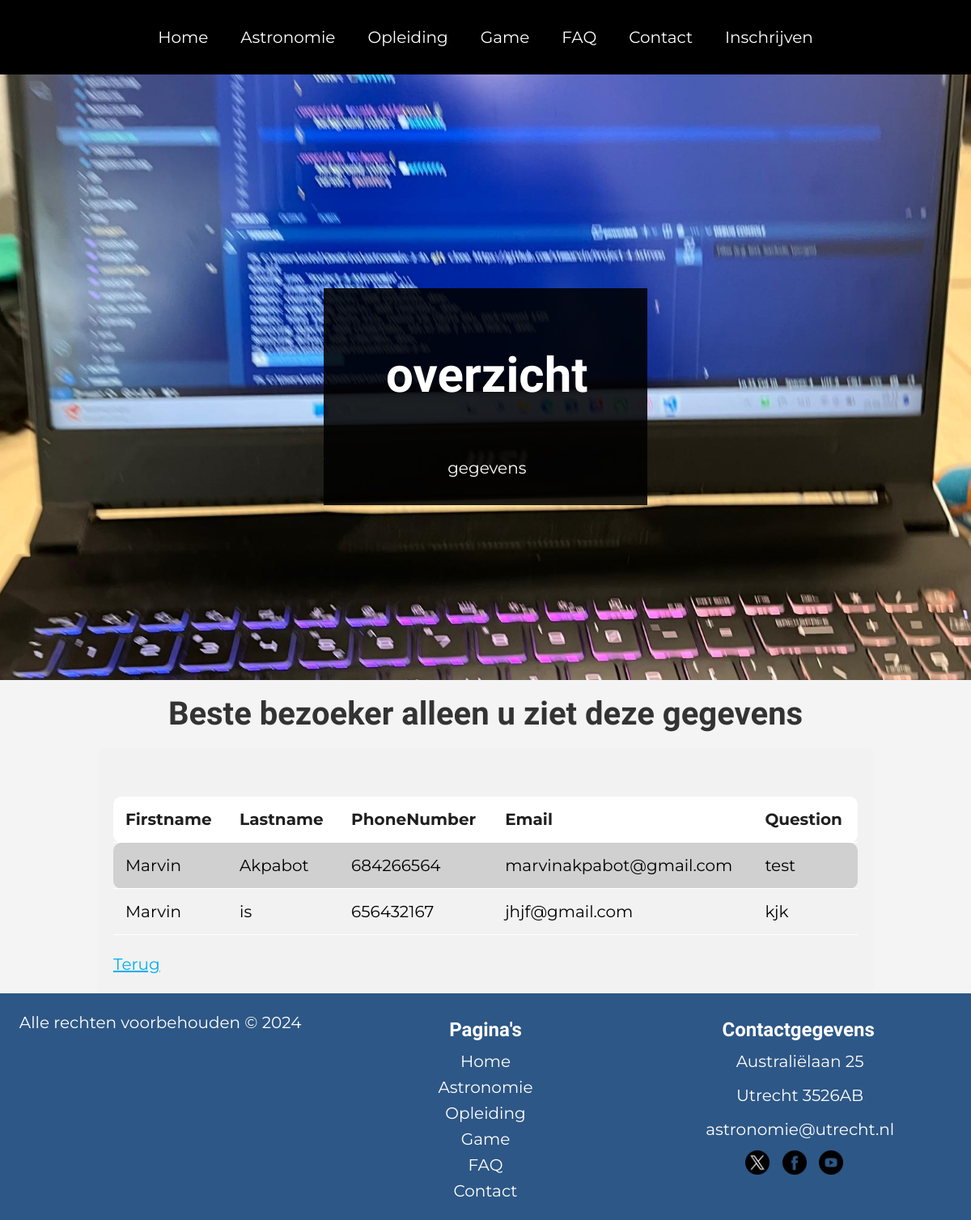
The app's page /Inloggen/overzicht.php with its own data.
### tables this page shows
CREATE TABLE IF NOT EXISTS `contact` (
  `id` tinyint NOT NULL AUTO_INCREMENT,
  `Firstname` varchar(100) NOT NULL,
  `Lastname` varchar(100) NOT NULL,
  `PhoneNumber` int NOT NULL,
  `Email` varchar(100) NOT NULL,
  `Question` varchar(200) NOT NULL,
  PRIMARY KEY (`id`)
);

### Inloggen/overzicht.php (the view, shortened to what this page needs)
<?php
include('../config/config.php');
$dsn = "mysql:host=$dbHost;
        dbname=$dbName;
        charset=UTF8";
$pdo = new PDO($dsn, $dbUser, $dbPass);
$sql = "SELECT id
                ,Firstname
                ,Lastname
                ,PhoneNumber
                ,Email
                ,Question
         FROM contact
         ORDER BY id asc";
$statement = $pdo->prepare($sql);
$statement->execute();
$result = $statement->fetchAll(PDO::FETCH_OBJ);
$tableRows = "";
 foreach ($result as $row) {
     $tableRows .= "<tr>
                        <td>$row->Firstname</td>
                        <td>$row->Lastname</td>
                        <td>$row->PhoneNumber</td>
                        <td>$row->Email</td>
                        <td>$row->Question</td>
                    </tr>";
 }
?>
<!DOCTYPE html>
<html lang="en">
<head>
    <link rel="stylesheet" href="../css/main.css" />
    <link rel="stylesheet" href="../css/overzicht.css">
</head>
<body>
    <main>
<header>
    <nav>
      <div class="container row jc-center">
        <div class="main-menu">
          <ul>
            <li><a href="../index.php">Home</a></li>
            <li><a href="../Astronomie/astronomie.php">Astronomie</a></li>
            <li><a href="../Opleiding/opleiding.php">Opleiding</a></li>
            <li><a href="../gamePagina/game.php">Game</a></li>
            <li><a href="../FAQ/faq.php">FAQ</a></li>
            <li><a href="../ContactP/contact.php">Contact</a></li>
            <li><a href="../Inloggen/inlog.php">Inschrijven</a></li>
          </ul>
        </div>
      </div>
    </nav>
    </header>
    <div id="banner">
      <div class="content text-center">
        <h1>
        overzicht
        </h1>
        <p>gegevens </p>
      </div>
    </div>
  <h3>Beste bezoeker alleen u ziet deze gegevens </h3>
    <section class="overzicht">
    <table class="table table-dark table-striped">
            <table class="">
                <tr>
                    <th>Firstname</th>
                    <th>Lastname</th>
                    <th>PhoneNumber</th>
                    <th>Email</th>
                    <th>Question</th>
                </tr>
                <?php echo $tableRows; ?>
            </table>
            <a href="../index.php">Terug</a>
    </section>
    </main>
    <footer class="footer">
    <div class="rechten">
      <p>Alle rechten voorbehouden © 2024</p>
      </div>
      <div class="footer-column">
      <h3>Pagina's</h3>
      <a href="index.php">Home</a><br>
      <a href="Astronomie/astronomie.php">Astronomie</a><br>
      <a href="Opleiding/opleiding.php">Opleiding</a><br>
      <a href="gamePagina/game.php">Game</a><br>
      <a href="FAQ/faq.php">FAQ</a><br>
      <a href="ContactP/contact.php">Contact</a><br>
    </div>
  <div class="footer-column">
    <h3>Contactgegevens</h3>
    <p>Australiëlaan 25</p>
    <p>Utrecht 3526AB</p>
    <p><a href="mailto:astronomie@utrecht.nl">astronomie@utrecht.nl</a></p>
    <div class="social-media-links">
      <a href="https://twitter.com/utrecht" class="social-media-link" id="twitter">
        <img src="../img/twitter.png" alt="Twitter">
      </a>
      <a href="https://www.facebook.com/utrecht" class="social-media-link" id="facebook">
        <img src="../img/facebook.png" alt="Facebook">
      </a>
      <a href="https://www.youtube.com/utrecht" class="social-media-link" id="youtube">
        <img src="../img/youtube.png" alt="YouTube">
      </a>
    </div>
  </div>
</footer>
</body>
</html>

### css/main.css (style rules this page uses)
body { font-family: "Montserrat", sans-serif; background-color: #f4f4f4; color: #333; font-family: "Montserrat", sans-serif; line-height: 1.55em; overflow-x: hidden; }
body * { box-sizing: border-box; }
html, body { width: 100%; min-height: 100%; margin: 0; font-size: 20px; }
h1 { padding-inline-start: 1%; }
h2, h3, h4, h5, h6 { margin: 0.5em 0; font-family: "Barlow Condensed", sans-serif; line-height: 1.1em; }
h1 { font-size: 3em; }
h3 { font-size: 2em; }
p { margin: 0.5em 0; padding-left: 1%; }
img { max-width: 100%; max-height: 100%; }
section { position: relative; padding: 2rem 0; }
a { color: #00aeef; transition: color 0.2s ease-in-out; }
footer { background-color: #666; color: #fff; }
.text-center { text-align: center; }
nav { position: fixed; top: 0; left: 0; width: 100%; background-color: #000; z-index: 3; }
nav ul { display: flex; padding: 0; margin: 0.5rem; }
nav ul li { display: flex; position: relative; }
nav ul li a { display: inline-block; padding: 1rem; color: #fff; }
nav .main-menu ul > li > a { text-decoration: none; }
#banner { display: flex; justify-content: center; align-items: center; position: relative; width: 100%; height: 100vh; min-height: fit-content; padding: clamp(5rem, 20vh, 15rem) clamp(1rem, 5vw, 5rem) clamp(1rem, 5vw, 5rem); }
#banner .content { display: flex; width: clamp(20rem, 20vw, 100%); height: fit-content; flex-direction: column; padding: 1rem; background-color: rgba(0, 0, 0, 0.8666666667); color: #fff; z-index: 2; }
.container { width: 100%; margin: 0 auto; }
@media screen and (min-width: 576px) { .container { width: 476px; } }
@media screen and (min-width: 768px) { .container { width: 668px; } }
@media screen and (min-width: 992px) { .container { width: 892px; } }
@media screen and (min-width: 1200px) { .container { width: 1100px; } }
.row, .col, [class^=col-], [class*=" col-"], .inner { display: flex; }
.row { flex-direction: row; flex-wrap: wrap; align-items: flex-start; }
.jc-center { justify-content: center !important; }
body { font-family: "Montserrat", sans-serif; line-height: 1.55em; overflow-x: hidden; }
h1 { padding-inline-start: 1%; font-family: "Barlow Condensed", sans-serif; }
h1 { font-size: 3em; font-family: "Barlow Condensed", sans-serif; text-align: center; }
h3 { font-size: 2em; text-align: center; }
section { position: relative; padding: 2rem 0; margin: 5%; }
.footer { display: flex; justify-content: space-between; background-color: #2D5786; color: white; padding: 20px; }
.footer .rechten { flex: 1; text-align: justify; }
.footer .rechten p { margin: 0; }
.footer .footer-column { flex: 1; text-align: center; }
.footer .footer-column h3 { font-size: 1.2rem; margin-bottom: 10px; }
.footer .footer-column a { color: white; text-decoration: none; }
.footer .footer-column .social-media-links { margin-top: 10px; }
.footer .footer-column .social-media-links .social-media-link { display: inline-block; margin-right: 10px; }
.footer .footer-column .social-media-links .social-media-link img { width: 30px; height: auto; }
body { font-family: "Montserrat", sans-serif; line-height: 1.6; margin: 0; padding: 0; background: #f4f4f4; }
header { background: #333; color: #fff; padding: 1rem 0; }
nav ul { list-style: none; padding: 0; }
nav ul li { display: inline; }

### css/overzicht.css (style rules this page uses)
.overzicht { padding: 20px; background-color: #f2f2f2; color: #000000; border-radius: 10px; width: 80%; margin: auto; }
.overzicht table { width: 100%; border-collapse: collapse; margin: 20px 0; }
.overzicht th, .overzicht td { padding: 12px 15px; text-align: left; border-bottom: 1px solid #ffffff; }
.overzicht th { background-color: #ffffff; color: #1f1f1f; }
.overzicht tr:nth-child(even) { background-color: #d0d0d0; }
.overzicht th:first-child, .overzicht td:first-child { border-top-left-radius: 10px; border-bottom-left-radius: 10px; }
.overzicht th:last-child, .overzicht td:last-child { border-top-right-radius: 10px; border-bottom-right-radius: 10px; }

### records on screen
contact: Firstname "Marvin", Lastname "Akpabot", PhoneNumber "684266564", Email "marvinakpabot@gmail.com", Question "test"
contact: Firstname "Marvin", Lastname "is", PhoneNumber "656432167", Email "jhjf@gmail.com", Question "kjk"
